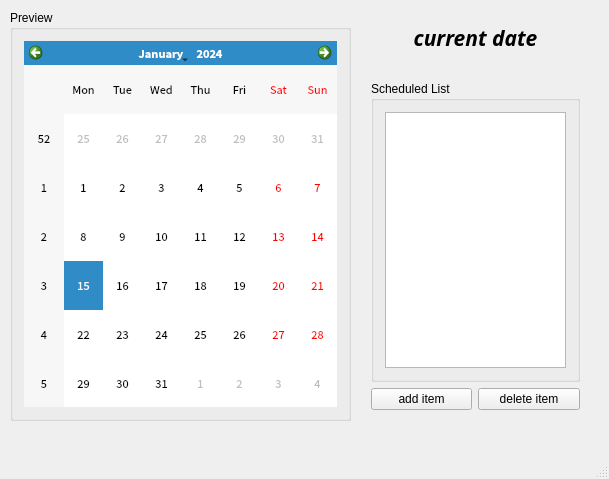
<?xml version="1.0" encoding="UTF-8"?>
<ui version="4.0">
 <class>MainWindow</class>
 <widget class="QMainWindow" name="MainWindow">
  <property name="geometry">
   <rect>
    <x>0</x>
    <y>0</y>
    <width>609</width>
    <height>479</height>
   </rect>
  </property>
  <property name="windowTitle">
   <string>MainWindow</string>
  </property>
  <widget class="QWidget" name="centralWidget">
   <widget class="QLabel" name="curDate">
    <property name="geometry">
     <rect>
      <x>370</x>
      <y>20</y>
      <width>211</width>
      <height>36</height>
     </rect>
    </property>
    <property name="font">
     <font>
      <family>Waree</family>
      <pointsize>14</pointsize>
      <weight>75</weight>
      <italic>true</italic>
      <bold>true</bold>
     </font>
    </property>
    <property name="text">
     <string>&lt;html&gt;&lt;head/&gt;&lt;body&gt;&lt;p&gt;&lt;span style=&quot; font-size:16pt;&quot;&gt;current date&lt;/span&gt;&lt;/p&gt;&lt;/body&gt;&lt;/html&gt;</string>
    </property>
    <property name="alignment">
     <set>Qt::AlignCenter</set>
    </property>
   </widget>
   <widget class="QGroupBox" name="groupBox">
    <property name="geometry">
     <rect>
      <x>10</x>
      <y>10</y>
      <width>341</width>
      <height>411</height>
     </rect>
    </property>
    <property name="title">
     <string>Preview</string>
    </property>
    <layout class="QGridLayout" name="gridLayout">
     <item row="0" column="0">
      <widget class="QCalendarWidget" name="cal">
       <property name="font">
        <font>
         <family>Noto Sans CJK JP</family>
         <pointsize>8</pointsize>
         <weight>50</weight>
         <bold>false</bold>
        </font>
       </property>
       <property name="mouseTracking">
        <bool>false</bool>
       </property>
      </widget>
     </item>
    </layout>
    <zorder>cal</zorder>
    <zorder>cal</zorder>
   </widget>
   <widget class="QWidget" name="">
    <property name="geometry">
     <rect>
      <x>360</x>
      <y>70</y>
      <width>231</width>
      <height>351</height>
     </rect>
    </property>
    <layout class="QGridLayout" name="gridLayout_3">
     <item row="1" column="1">
      <widget class="QPushButton" name="delBtn">
       <property name="text">
        <string>delete item</string>
       </property>
      </widget>
     </item>
     <item row="1" column="0">
      <widget class="QPushButton" name="addBtn">
       <property name="text">
        <string>add item</string>
       </property>
      </widget>
     </item>
     <item row="0" column="0" colspan="2">
      <widget class="QGroupBox" name="groupBox_2">
       <property name="title">
        <string>Scheduled List</string>
       </property>
       <layout class="QGridLayout" name="gridLayout_2">
        <item row="0" column="0">
         <widget class="QListWidget" name="list">
          <property name="font">
           <font>
            <family>Ubuntu Condensed</family>
            <pointsize>14</pointsize>
            <weight>75</weight>
            <bold>true</bold>
           </font>
          </property>
         </widget>
        </item>
       </layout>
      </widget>
     </item>
    </layout>
   </widget>
  </widget>
  <widget class="QMenuBar" name="menuBar">
   <property name="geometry">
    <rect>
     <x>0</x>
     <y>0</y>
     <width>609</width>
     <height>28</height>
    </rect>
   </property>
  </widget>
  <widget class="QStatusBar" name="statusBar"/>
 </widget>
 <layoutdefault spacing="6" margin="11"/>
 <resources/>
 <connections/>
</ui>
